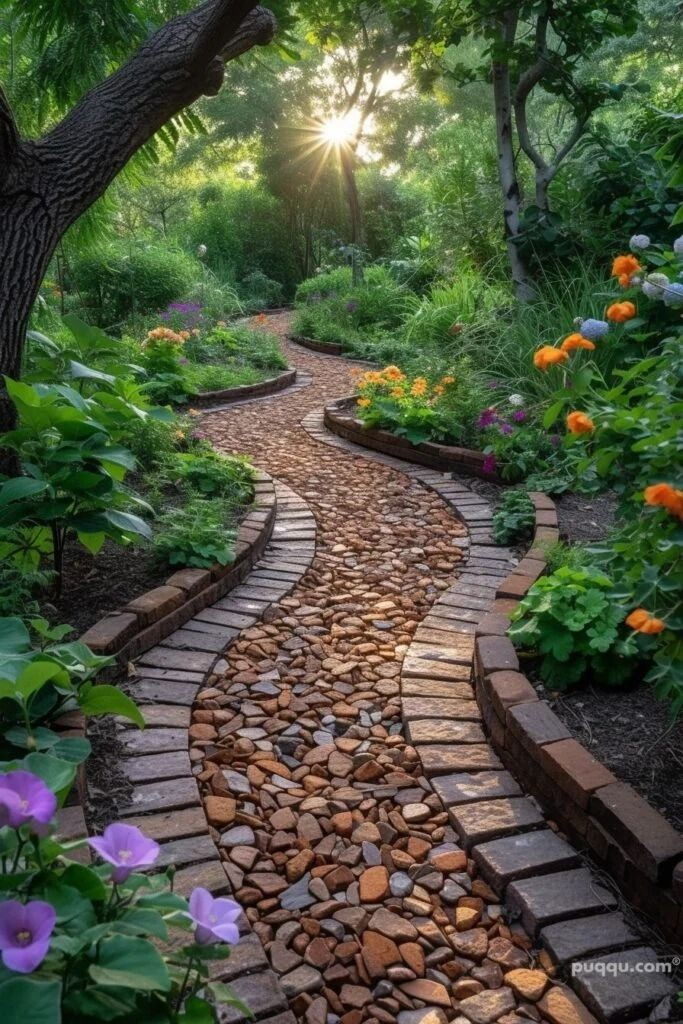
#> input picture input_folder/1.jpg, 683 x 1024 px; its folder holds 4 pictures in this run
$ python projekat22.py
#> lines starting #> are read from the running program, lines starting #| are printed output that depends on the picture
from PIL import Image, ImageFile
import os
import re

Image.MAX_IMAGE_PIXELS = None
ImageFile.LOAD_TRUNCATED_IMAGES = True

def create_image_grid(input_folder, output_filename):
#> called with input_folder = 'input_folder', output_filename = 'output_image.jpg'
    images = []
    row = 8
    rows = row+1
    cols = 7
    output_image_size = (cols * 2000, rows * 2000)

    image_files = [f for f in os.listdir(input_folder) if f.endswith(".jpg") or f.endswith(".png")]
    image_files.sort(key=lambda x: int(re.search(r'\d+', x).group()) if re.search(r'\d+', x) else float('inf'))
    for filename in image_files:
        try:
            img = Image.open(os.path.join(input_folder, filename))
#> img is the input picture: PIL image 683x1024 RGB; mean R, G, B 78.7, 84.2, 63
            img = img.resize((output_image_size[0] // cols, output_image_size[1] // rows), Image.BICUBIC)
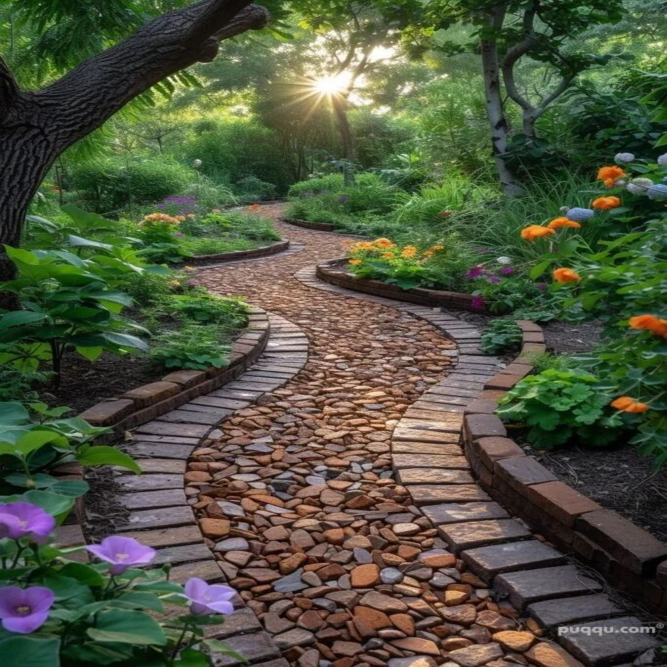
#> img: PIL image 2000x2000 RGB (shown at 1/3 size); mean R, G, B 78.7, 84.2, 63
#> pass 3 of the loop in create_image_grid, `for filename in image_files:`:
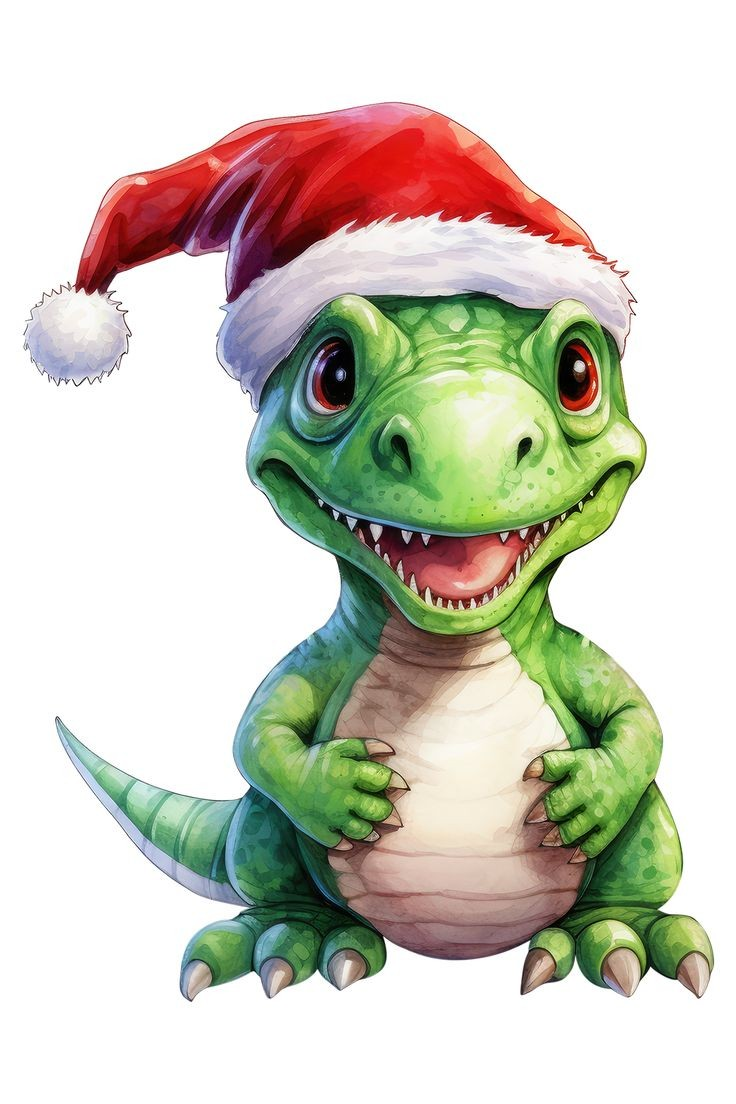
#> input picture input_folder/11.jpg, 736 x 1104 px
#> in create_image_grid, img is the input picture: PIL image 736x1104 RGB; mean R, G, B 207.3, 205.6, 192.4
#> in create_image_grid, `img = img.resize((output_image_size[0] // cols, output_image_size[1] /..`:
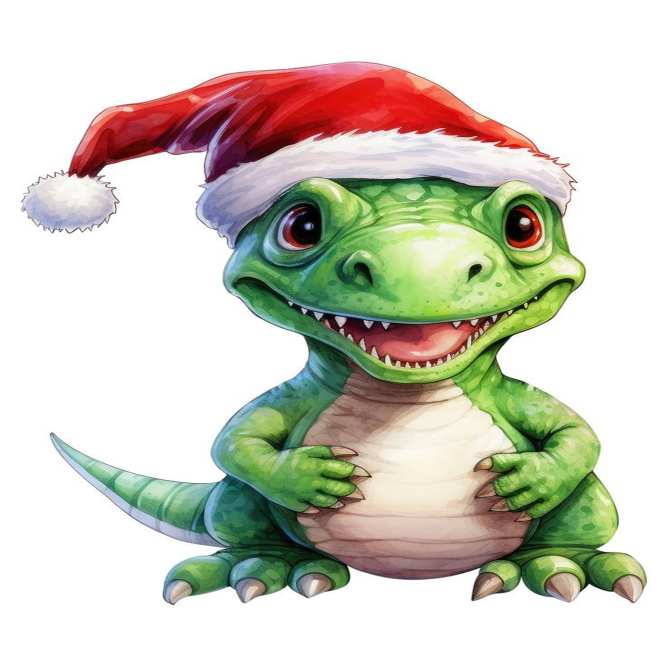
#> img: PIL image 2000x2000 RGB (shown at 1/3 size); mean R, G, B 207.3, 205.6, 192.4
#> the loop made 4 passes; the first 3 are shown
            images.append(img)
        except PIL.Image.DecompressionBombError:
            print(f"Skipping image {filename} due to DecompressionBombError.")

    grid_image = Image.new('RGB', (output_image_size[0], output_image_size[1] + 180), color='white')

    for i in range(len(images)+cols):
        row_position = i // cols if i >= cols else i // cols + 1
        grid_image.paste(images[i-7], (i % cols * output_image_size[0] // cols, row_position * output_image_size[1] // rows))

    output_path = os.path.join(input_folder, output_filename)
    grid_image.save(output_path)

input_folder = "input_folder"
output_filename = "output_image.jpg"

#> (the run stopped early here; a loop or call above may not have finished)
